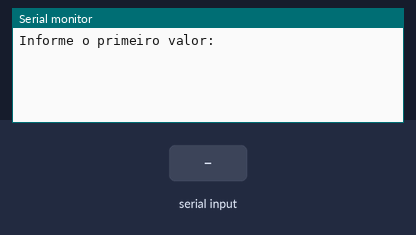
A sketch run on a simulated Arduino Uno, built with avr-gcc and run on an emulated ATmega328P. Parts: the last lines printed to the serial monitor. The test bench sets the inputs (shaded band).

Above: at 1.2 s.
1.3 s: "90,45,200\n" received over Serial
At 2.5 s:
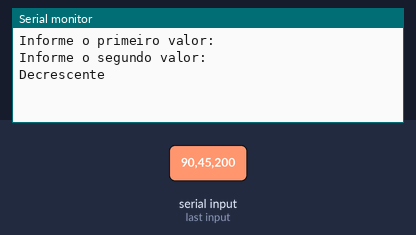
2.8 s: "90,45,200,10\n" received over Serial
At 5.9 s:
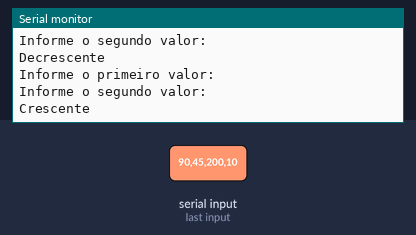

The sketch:

values_order.ino
```cpp
int x,y;

void setup()
{
 Serial.begin(9600);
}

void loop()
{
  Serial.println("Informe o primeiro valor: ");
  while(!Serial.available());
  x = Serial.parseInt();

  Serial.println("Informe o segundo valor: ");
  while(!Serial.available());
  y = Serial.parseInt();

  while(x != y)
  {
   if (x < y)
   {
   Serial.println("Crescente");
   }
    else
    {
    Serial.println("Decrescente");
    }

  delay(2000);

    Serial.println("Informe o primeiro valor: ");
  while(!Serial.available());
  x = Serial.parseInt();

  Serial.println("Informe o segundo valor: ");
  while(!Serial.available());
  y = Serial.parseInt();

  }
  Serial.println("Fim");
}
```

Measured:
- after the input at 1.3 s, the serial monitor: prints a new line at once (image 1)
- after the input at 2.8 s, the serial monitor: prints a new line after 2.6 s (image 2)
